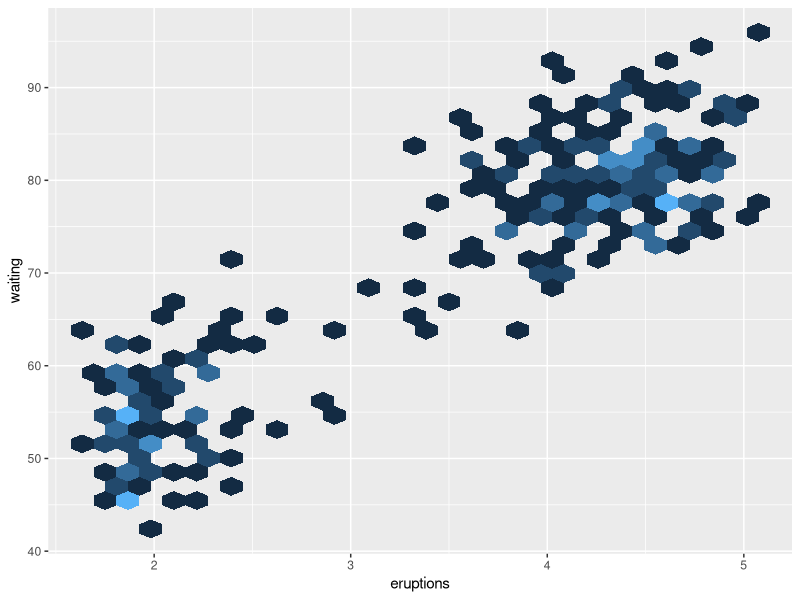
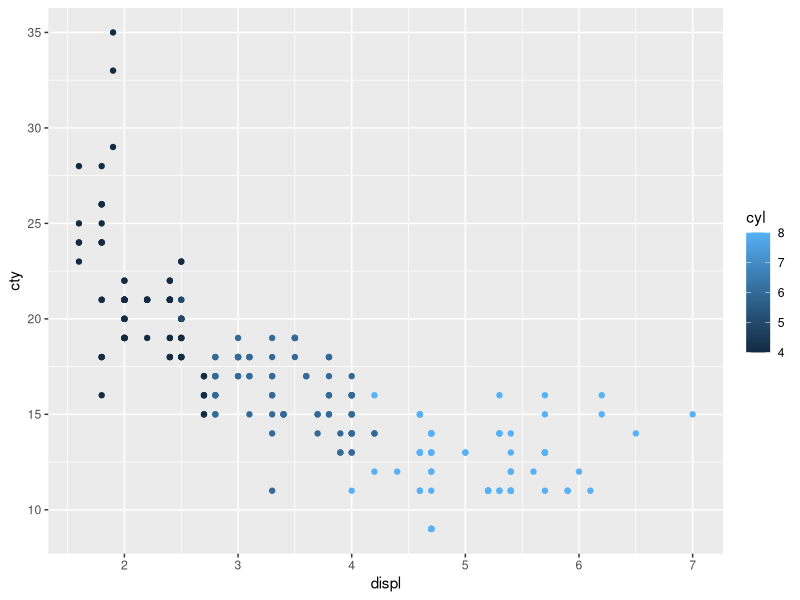

R code for these plots, in order: (Note: this script raises an error after producing the figures.)

# libraries -----------------------------------------------------------------

library(tidyverse)


# 1. names_glue parameter ----------------------------------------------------

(storms_sum <- storms %>% 
  filter(year %in% 1975:1977) %>% 
  group_by(year, status) %>% 
  summarise(mean = mean(pressure, na.rm = TRUE),
                   median = median(pressure, na.rm = TRUE),
                   .groups = "drop"))

storms_sum %>% 
  pivot_wider(names_from = "year", 
              values_from = c("mean", "median"))

wide_storms <- storms_sum %>% 
  pivot_wider(names_from = "year", 
              values_from = c("mean", "median"), 
              names_glue = "{.value}_of_{year}")


# 2. Custom break pivot_longer ---------------------------------------------

wide_storms %>% 
  pivot_longer(-status, 
               names_to = c("stat", "year"),
               names_pattern = "(.*)_of_(.*)",
               names_transform = list(year = as.integer),
               values_to = "value")


# 3. summarise multiple columns with multiple functions ----------------------

mtcars %>% 
  group_by(cyl) %>% 
  summarise(across(starts_with("d"),
                   list(mean = mean, median = median),
                   .names = "{fn}_of_{col}"))


# 4. create a fake legend with cowplot, ggplot, patchwork -----------------

p1 <- faithful %>% 
  ggplot(aes(eruptions, waiting)) +
  geom_hex(show.legend = F)

p2 <- mpg %>%
  ggplot(aes(displ, cty, col = cyl)) +
  geom_point()

layout <- c(
  area(t = 1, l = 1, b = 5, r = 4),
  area(t = 2, l = 5, b = 3, r = 5)
)

p1 + cowplot::get_legend(p2) + 
  plot_layout(design = layout)



